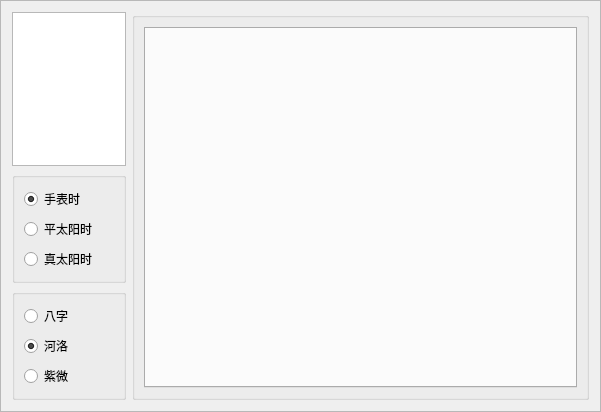
<?xml version="1.0" encoding="UTF-8"?>
<ui version="4.0">
 <class>PaipanFrame</class>
 <widget class="QFrame" name="PaipanFrame">
  <property name="geometry">
   <rect>
    <x>0</x>
    <y>0</y>
    <width>601</width>
    <height>412</height>
   </rect>
  </property>
  <property name="windowTitle">
   <string>Frame</string>
  </property>
  <property name="frameShape">
   <enum>QFrame::StyledPanel</enum>
  </property>
  <property name="frameShadow">
   <enum>QFrame::Raised</enum>
  </property>
  <layout class="QGridLayout" name="gridLayout">
   <item row="0" column="1" rowspan="3">
    <widget class="QGroupBox" name="groupBox_3">
     <property name="sizePolicy">
      <sizepolicy hsizetype="Preferred" vsizetype="Preferred">
       <horstretch>4</horstretch>
       <verstretch>0</verstretch>
      </sizepolicy>
     </property>
     <property name="title">
      <string/>
     </property>
     <layout class="QHBoxLayout" name="horizontalLayout">
      <item>
       <widget class="QTabWidget" name="tabWidget">
        <property name="sizePolicy">
         <sizepolicy hsizetype="Expanding" vsizetype="Expanding">
          <horstretch>0</horstretch>
          <verstretch>0</verstretch>
         </sizepolicy>
        </property>
        <property name="tabsClosable">
         <bool>true</bool>
        </property>
       </widget>
      </item>
     </layout>
    </widget>
   </item>
   <item row="0" column="0">
    <widget class="QListWidget" name="listWidget">
     <property name="sizePolicy">
      <sizepolicy hsizetype="Expanding" vsizetype="Expanding">
       <horstretch>1</horstretch>
       <verstretch>0</verstretch>
      </sizepolicy>
     </property>
    </widget>
   </item>
   <item row="1" column="0">
    <widget class="QGroupBox" name="groupBox">
     <property name="sizePolicy">
      <sizepolicy hsizetype="Preferred" vsizetype="Preferred">
       <horstretch>0</horstretch>
       <verstretch>0</verstretch>
      </sizepolicy>
     </property>
     <property name="title">
      <string/>
     </property>
     <layout class="QVBoxLayout" name="verticalLayout">
      <item>
       <widget class="QRadioButton" name="radio_time1">
        <property name="text">
         <string>手表时</string>
        </property>
        <property name="checked">
         <bool>true</bool>
        </property>
       </widget>
      </item>
      <item>
       <widget class="QRadioButton" name="radio_time2">
        <property name="text">
         <string>平太阳时</string>
        </property>
       </widget>
      </item>
      <item>
       <widget class="QRadioButton" name="radio_time3">
        <property name="text">
         <string>真太阳时</string>
        </property>
       </widget>
      </item>
     </layout>
    </widget>
   </item>
   <item row="2" column="0">
    <widget class="QGroupBox" name="groupBox_2">
     <property name="sizePolicy">
      <sizepolicy hsizetype="Preferred" vsizetype="Preferred">
       <horstretch>0</horstretch>
       <verstretch>0</verstretch>
      </sizepolicy>
     </property>
     <property name="title">
      <string/>
     </property>
     <layout class="QVBoxLayout" name="verticalLayout_2">
      <item>
       <widget class="QRadioButton" name="radio_modeb">
        <property name="text">
         <string>八字</string>
        </property>
       </widget>
      </item>
      <item>
       <widget class="QRadioButton" name="radio_modeh">
        <property name="text">
         <string>河洛</string>
        </property>
        <property name="checked">
         <bool>true</bool>
        </property>
       </widget>
      </item>
      <item>
       <widget class="QRadioButton" name="radio_modez">
        <property name="text">
         <string>紫微</string>
        </property>
       </widget>
      </item>
     </layout>
    </widget>
   </item>
  </layout>
 </widget>
 <resources/>
 <connections>
  <connection>
   <sender>listWidget</sender>
   <signal>itemClicked(QListWidgetItem*)</signal>
   <receiver>PaipanFrame</receiver>
   <slot>onSelPerson(QListWidgetItem*)</slot>
   <hints>
    <hint type="sourcelabel">
     <x>35</x>
     <y>104</y>
    </hint>
    <hint type="destinationlabel">
     <x>4</x>
     <y>76</y>
    </hint>
   </hints>
  </connection>
  <connection>
   <sender>listWidget</sender>
   <signal>itemDoubleClicked(QListWidgetItem*)</signal>
   <receiver>PaipanFrame</receiver>
   <slot>onDbclkPerson(QListWidgetItem*)</slot>
   <hints>
    <hint type="sourcelabel">
     <x>46</x>
     <y>178</y>
    </hint>
    <hint type="destinationlabel">
     <x>6</x>
     <y>184</y>
    </hint>
   </hints>
  </connection>
  <connection>
   <sender>tabWidget</sender>
   <signal>tabCloseRequested(int)</signal>
   <receiver>PaipanFrame</receiver>
   <slot>onCloseTab(int)</slot>
   <hints>
    <hint type="sourcelabel">
     <x>309</x>
     <y>84</y>
    </hint>
    <hint type="destinationlabel">
     <x>394</x>
     <y>85</y>
    </hint>
   </hints>
  </connection>
 </connections>
 <slots>
  <slot>onSelPerson(QListWidgetItem*)</slot>
  <slot>onDbclkPerson(QListWidgetItem*)</slot>
  <slot>onCloseTab(int)</slot>
 </slots>
</ui>
